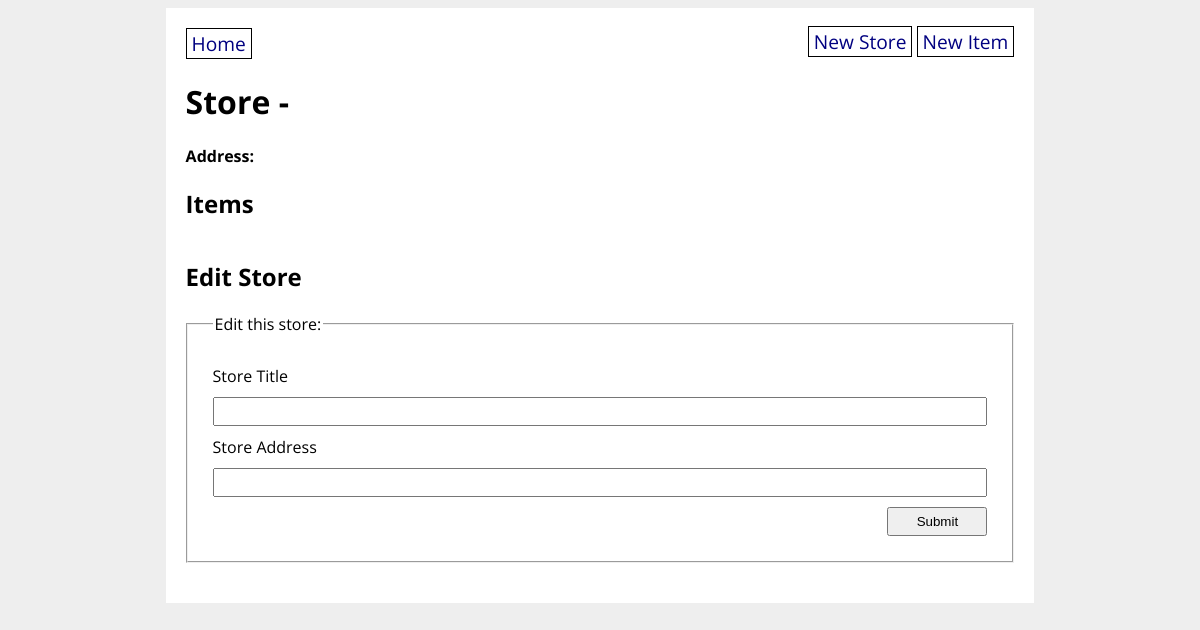
The page /store/3 on the database as committed earlier.
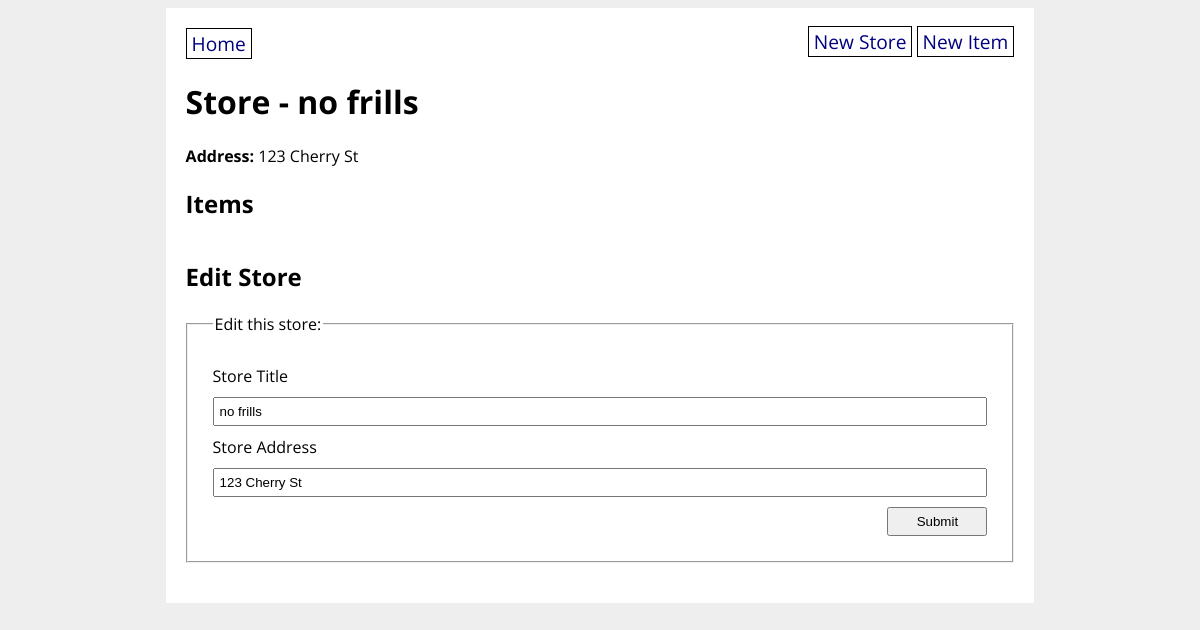
The same page on the database as committed later.
### grocery_app/models.py (models this page shows)
class GroceryStore(db.Model):
    id = db.Column(db.Integer, primary_key=True)
    title = db.Column(db.String(80), nullable=False)
    address = db.Column(db.String(200), nullable=False)
    items = db.relationship('GroceryItem', back_populates='store')

### grocery_app/routes.py (the view, shortened to what this page needs)
@main.route('/store/<store_id>', methods=['GET', 'POST'])
def store_detail(store_id):
    store = GroceryStore.query.get(store_id)
    form = GroceryStoreForm(obj=store)
    store = GroceryStore.query.get(store_id)
    return render_template('store_detail.html', store=store, form=form)

### grocery_app/forms.py
class GroceryStoreForm(FlaskForm):
    title = StringField('Store Title',
        validators=[
            DataRequired(),
            Length(min=3, max=80, message="Your title needs to be betweeen 3 and 80 chars")
            ])
    address = StringField('Store Address',
        validators=[
            DataRequired(),
            Length(min=5, max=80, message="Your address needs to be betweeen 5 and 80 chars")
            ])
    submit = SubmitField('Submit')

### grocery_app/templates/store_detail.html (shortened to what this page needs)
{% extends 'base.html' %}
{% block content %}
<h1>Store - {{ store.title }}</h1>
<strong>Address:</strong> {{ store.address }}
<h2>Items</h2>
<h2>Edit Store</h2>
<form method="POST", action="{{ url_for('main.store_detail', store_id=store.id ) }}">
    <fieldset>
        <legend>Edit this store:</legend>
        {{ form.title.label }}
        {{ form.title }}
        {{ form.address.label }}
        {{ form.address }}
        {{ form.submit }}
    </fieldset>
</form>
{% endblock %}

Rows that differ between the two databases and show on the page:
added GroceryStore: title "no frills", address "123 Cherry St"
